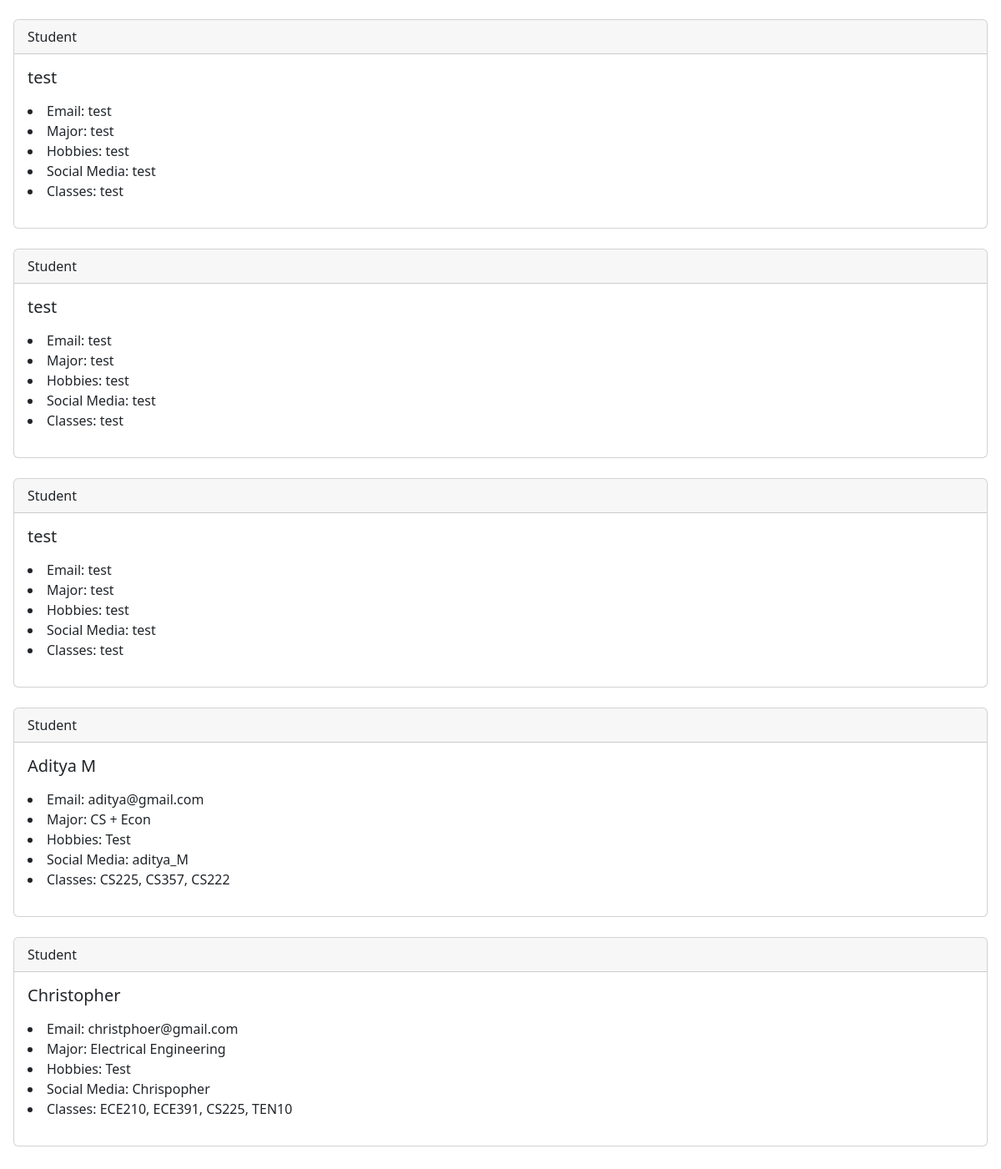
Page /profiles/ (lower part) on the earlier database version.
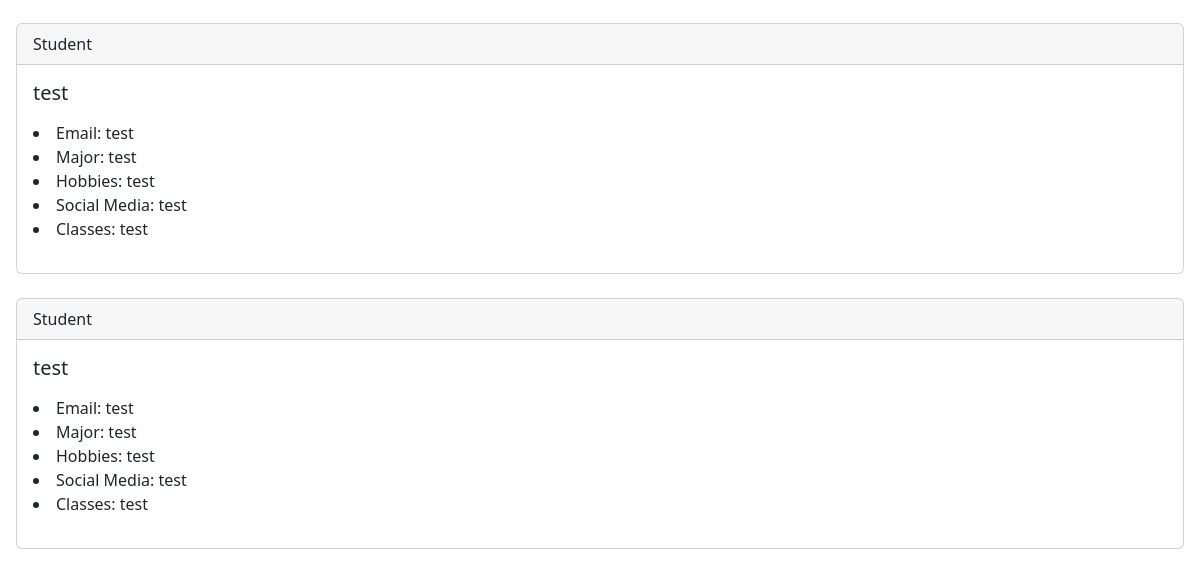
Same page on the later database version.
### app/models.py (models this page shows)
class Student(models.Model):
    name = models.CharField(max_length=150, null=True)
    major = models.CharField(max_length=150, null=True)
    hobbies = models.CharField(max_length=300, null=True)
    classes = models.CharField(max_length=150, null=True)
    social_media = models.CharField(max_length=300, null=True)
    email = models.CharField(max_length=300, null=True)

### app/views.py (the view)
# urls.py: path('profiles/', v.studentProfile, name="profiles"),
def studentProfile(response):
    student_list = Student.objects.all()
    return render(response, 'register/student_profile.html', {'student_list': student_list})

### app/templates/register/student_profile.html (shortened to what this page needs)
<!doctype html>
<html lang="en">
  <head>
    <link href="https://cdn.jsdelivr.net/npm/bootstrap@5.2.2/dist/css/bootstrap.min.css" rel="stylesheet">
    <link href="https://getbootstrap.com/docs/5.2/assets/css/docs.css" rel="stylesheet">
  </head>
  <body class="p-3 m-0 border-0 bd-example">
<!doctype html>
<html lang="en">
  <head>
    <link href="https://cdn.jsdelivr.net/npm/bootstrap@5.2.2/dist/css/bootstrap.min.css" rel="stylesheet">
    <link href="https://getbootstrap.com/docs/5.2/assets/css/docs.css" rel="stylesheet">
  </head>
  <body class="p-3 m-0 border-0 bd-example">
{% for student in student_list %}
<div class="card">
    <div class="card-header">
        Student
    </div>
    <div class="card-body">
        <h5 class="card-title">{{ student.name }}</h5>
        <p class="card-text">
        <li>Email: {{ student.email }} </li>
        <li>Major: {{ student.major }} </li>
        <li>Hobbies: {{ student.hobbies }} </li>
        <li>Social Media: {{ student.social_media }} </li>
        <li>Classes: {{ student.classes }} </li>
        </p>
    </div>
</div>
<br/>
{% endfor %}
  </body>
</html>

Differences in the rows shown:
removed Student: name "test", email "test", major "test", hobbies "test", social_media "test", classes "test"
removed Student: name "Aditya M", email "aditya@gmail.com", major "CS + Econ", hobbies "Test", social_media "aditya_M", classes "CS225, CS357, CS222"
removed Student: name "Christopher", email "christphoer@gmail.com", major "Electrical Engineering", hobbies "Test", social_media "Chrispopher", classes "ECE210, ECE391, CS225, TEN10"
